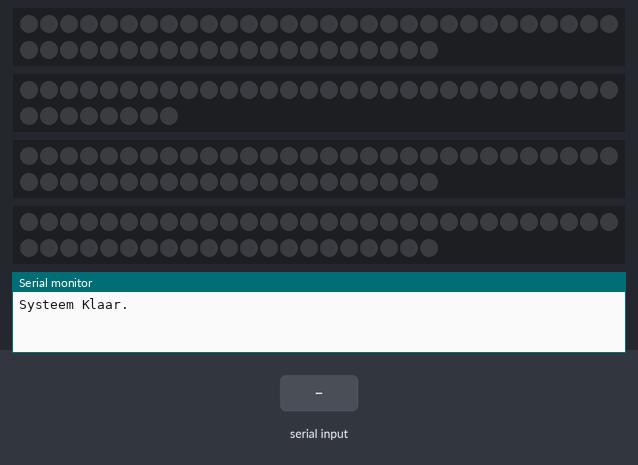
Recording of a sketch running on a simulated ESP32. On the bench: 3 × 51 RGB LEDs in strip order, left to right, continuing on the next row, 38 RGB LEDs in strip order, left to right, continuing on the next row, the last lines printed to the serial monitor. The inputs (shaded band) are chosen by the test bench. Dim RGB values are drawn brighter than linear.

Above: at 1.2 s.
1.3 s: "pmd\n" received over Serial
At 2.2 s:
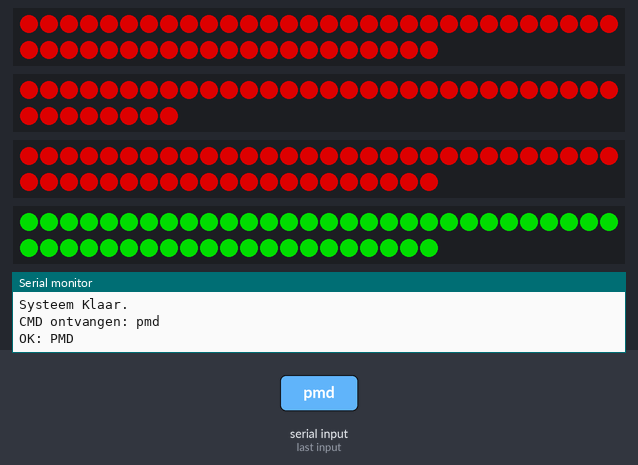
2.8 s: "hit\n" received over the second serial link
At 3.1 s:
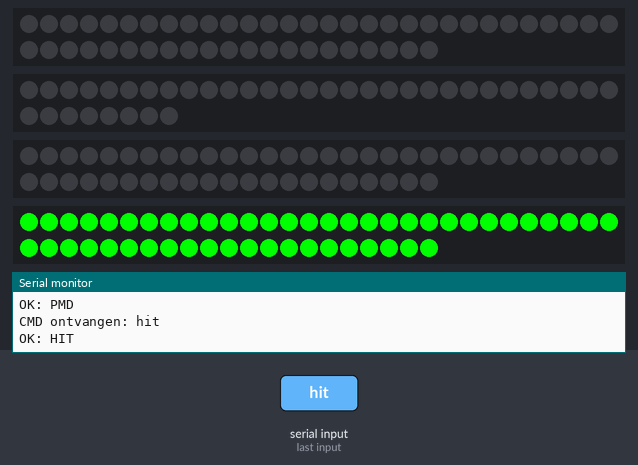
5.5 s: "rest\n" received over Serial
At 6.6 s:
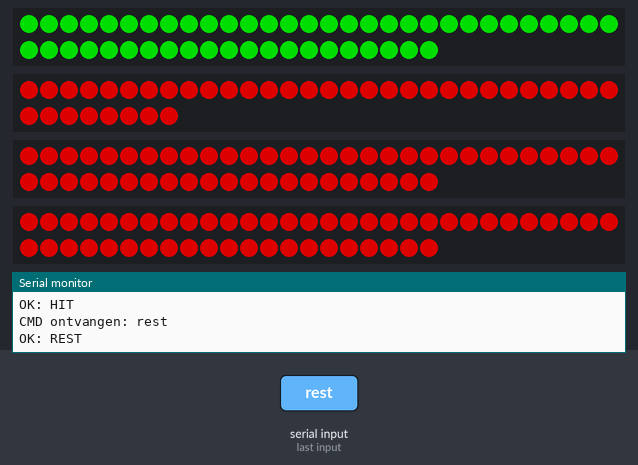
7.0 s: "karton\n" received over the second serial link
At 7.7 s:
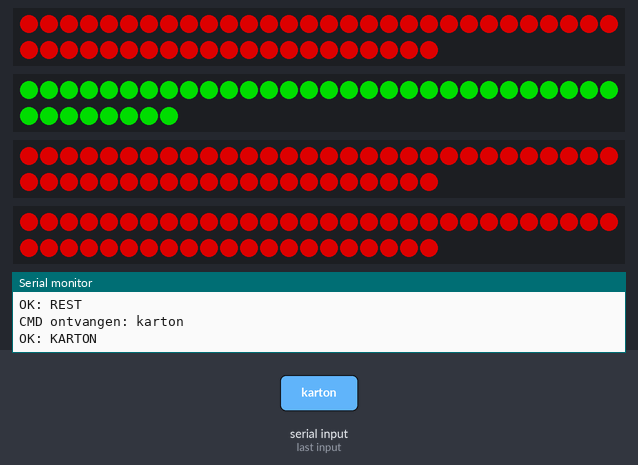
8.5 s: "organisch\n" received over Serial
At 8.9 s:
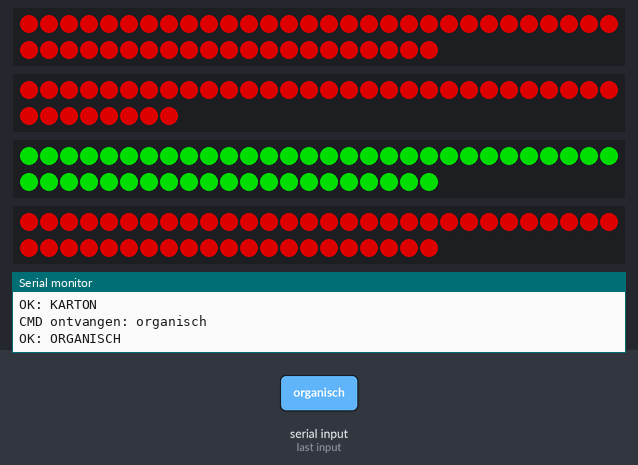
10.0 s: "hit\n" received over Serial
At 10.3 s:
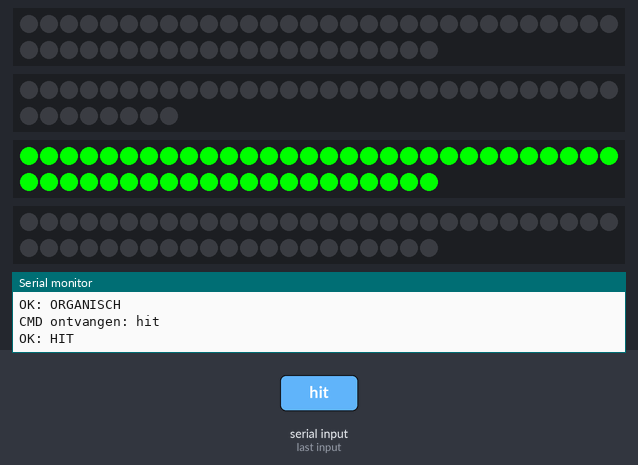
Timing chart, 0 to 13.0 s (numbered marks = the images above; inputs shaded):
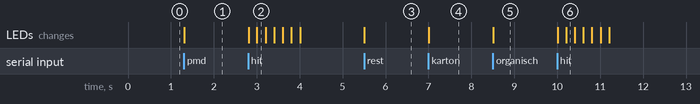

The sketch:

Code_Ledstrip_Besturing.ino
```cpp
#include <Adafruit_NeoPixel.h>
// Pinnen voor datalijn van ledstrip definen
#define PIN_REST      4
#define PIN_KARTON    5
#define PIN_ORGANISCH 6
#define PIN_PMD       7

// Aantal leds per afvaltype definen

#define NUM_REST      51
#define NUM_KARTON    38
#define NUM_PMD       51
#define NUM_ORGANISCH 51

// Een brightness van 150 behouden
#define STATIC_BRIGHTNESS 150

// Alle strips met de library adafruitneopixel meegeven
Adafruit_NeoPixel stripRest(NUM_REST,       PIN_REST,      NEO_GRB + NEO_KHZ800);
Adafruit_NeoPixel stripKarton(NUM_KARTON,   PIN_KARTON,    NEO_GRB + NEO_KHZ800);
Adafruit_NeoPixel stripOrganisch(NUM_ORGANISCH, PIN_ORGANISCH, NEO_GRB + NEO_KHZ800);
Adafruit_NeoPixel stripPmd(NUM_PMD,         PIN_PMD,       NEO_GRB + NEO_KHZ800);

uint32_t COLOR_RED   = 0;
uint32_t COLOR_GREEN = 0;
uint32_t COLOR_GREEN_BRIGHT = 0;

enum Choice { NONE, PMD, REST, KARTON, ORGANISCH };
Choice currentChoice = NONE;

enum LedMode { MODE_OFF, MODE_STATIC, MODE_BLINK };
LedMode mode = MODE_OFF;

unsigned long lastBlinkMs = 0;
const unsigned long blinkIntervalMs = 200;
int blinkStateCount = 0;

// Volledige led strip in de gekozen kleur doen
void setStrip(Adafruit_NeoPixel &strip, uint32_t color) {
  for (int i = 0; i < strip.numPixels(); i++) {
    strip.setPixelColor(i, color);
  }
  strip.show();
}

void allOff() {
  setStrip(stripRest,   0);
  setStrip(stripKarton, 0);
  setStrip(stripOrganisch,  0);
  setStrip(stripPmd,    0);
}

void setup() {
  // Serial  = UART0 = USB (voor debug in IDE Serial Monitor)
  // Serial1 = UART1 = GPIO4(RX van Pi) / GPIO5(TX naar Pi)
  Serial.begin(115200);
  Serial1.begin(115200, SERIAL_8N1, 20, 21);

  stripRest.begin();
  stripKarton.begin();
  stripOrganisch.begin();
  stripPmd.begin();

  COLOR_RED          = stripRest.Color(STATIC_BRIGHTNESS, 0, 0);
  COLOR_GREEN        = stripRest.Color(0, STATIC_BRIGHTNESS, 0);
  COLOR_GREEN_BRIGHT = stripRest.Color(0, 255, 0);

  allOff();
  Serial.println("Systeem Klaar.");
  Serial1.println("Systeem Klaar.");
}

void loop() {
  handleSerial();
  updateLeds();
}
// Leest de serial monitor af om de keuze te bepalen
void handleSerial() {
  String cmd = "";

  if (Serial.available())       cmd = Serial.readStringUntil('\n');
  else if (Serial1.available()) cmd = Serial1.readStringUntil('\n');
  else return;

  cmd.trim();
  cmd.toLowerCase();
  Serial.print("CMD ontvangen: "); Serial.println(cmd);

  if      (cmd == "pmd")                        { currentChoice = PMD;       startStatic(); Serial.println("OK: PMD"); }
  else if (cmd == "rest")                       { currentChoice = REST;      startStatic(); Serial.println("OK: REST"); }
  else if (cmd == "karton" || cmd == "papier")  { currentChoice = KARTON;    startStatic(); Serial.println("OK: KARTON"); }
  else if (cmd == "organisch" || cmd == "bio")  { currentChoice = ORGANISCH; startStatic(); Serial.println("OK: ORGANISCH"); }
  else if (cmd == "hit") {
    if (currentChoice != NONE) { startBlink(); Serial.println("OK: HIT"); }
  }
  else if (cmd == "off") {
    currentChoice = NONE;
    mode = MODE_OFF;
    allOff();
    Serial.println("OK: OFF");
  }
}

void startStatic() {
  mode = MODE_STATIC;
  updateStrips();
}

void startBlink() {
  mode = MODE_BLINK;
  blinkStateCount = 0;
  lastBlinkMs = millis() - blinkIntervalMs;
}

void updateStrips() {
  setStrip(stripRest,   (currentChoice == REST)      ? COLOR_GREEN : COLOR_RED);
  setStrip(stripKarton, (currentChoice == KARTON)    ? COLOR_GREEN : COLOR_RED);
  setStrip(stripPmd,    (currentChoice == PMD)       ? COLOR_GREEN : COLOR_RED);
  setStrip(stripOrganisch,  (currentChoice == ORGANISCH) ? COLOR_GREEN : COLOR_RED);
}
// Gekozen ledstrip groen doen
void showFullGreen(Choice c) {
  setStrip(stripRest,   (c == REST)      ? COLOR_GREEN_BRIGHT : 0);
  setStrip(stripKarton, (c == KARTON)    ? COLOR_GREEN_BRIGHT : 0);
  setStrip(stripPmd,    (c == PMD)       ? COLOR_GREEN_BRIGHT : 0);
  setStrip(stripOrganisch,  (c == ORGANISCH) ? COLOR_GREEN_BRIGHT : 0);
}

void updateLeds() {
  if (mode == MODE_OFF || currentChoice == NONE) return;

  unsigned long now = millis();

  if (mode == MODE_BLINK) {
    if (now - lastBlinkMs >= blinkIntervalMs) {
      lastBlinkMs = now;
      blinkStateCount++;

      if (blinkStateCount >= 8) {
        mode = MODE_OFF;
        currentChoice = NONE;
        allOff();
      } else if (blinkStateCount % 2 == 1) {
        allOff();
      } else {
        showFullGreen(currentChoice);
      }
    }
  }
}
```

Measured:
- after the input at 1.3 s, the LEDs: change at once (image 1)
- after the input at 2.8 s, the LEDs: first change at once (image 2 shows a later state)
- after the input at 5.5 s, the LEDs: change at once (image 3)
- after the input at 7.0 s, the LEDs: change at once (image 4)
- after the input at 8.5 s, the LEDs: change at once (image 5)
- after the input at 10.0 s, the LEDs: first change at once (image 6 shows a later state)
